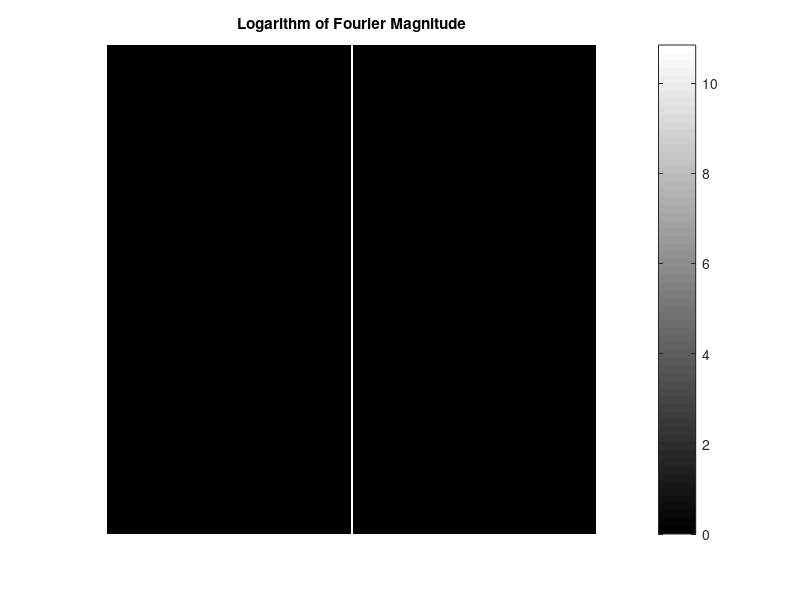

Write MATLAB code to recreate this figure.
% Create the image
N = 201;
image = zeros(N, N);
image(101, 1:N) = 255;

% Compute the 2D Fourier transform
F = fft2(image);

% Shift the zero frequency components to the center
F_shifted = fftshift(F);
log_magnitude = log(1 + abs(F_shifted));  % Adding 1 to avoid log(0)

% Plot the logarithm of the Fourier magnitude
figure(1); imshow(log_magnitude, [min(log_magnitude(:)) max(log_magnitude(:))]);
title('Logarithm of Fourier Magnitude');
colormap('jet');
colorbar;

%%%%%%%%%%%%%%%%%%%%%%%%%%%%%%%%%%%%%%%%%%%%%%%%%%%%%%%%%%%%
% Plot the logarithm of the Fourier magnitude
%figure(2); imshow(log_magnitude, []);
%title('Logarithm of Fourier Magnitude_1');
%colormap('jet');
%colorbar;



